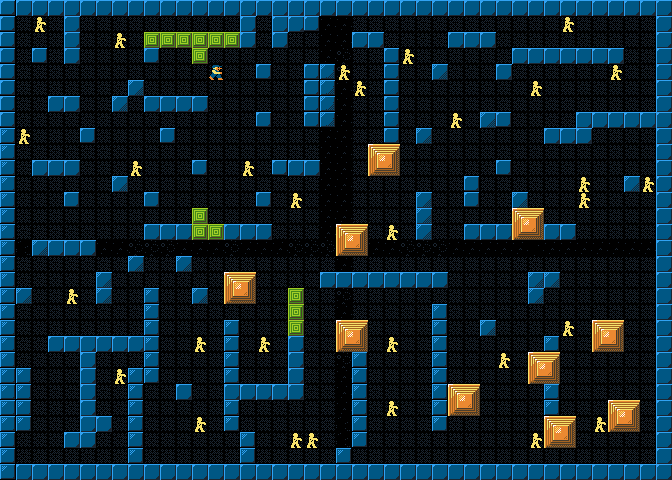

Rendered tile map (Tiled .tmx) drawn with the repository's tilesets; below, a short description and the full map source, tile grids included:
An orthogonal 42x30 tile map with 16x16 px tiles, 2 tile layers (tiles, objects), 2 tilesets.

<map version="1.0" orientation="orthogonal" renderorder="right-down" width="42" height="30" tilewidth="16" tileheight="16" nextobjectid="7">
 <tileset firstgid="1" name="layerBG" tilewidth="16" tileheight="16" tilecount="72" columns="8">
  <image source="../layerBG.png" width="128" height="144" />
 </tileset>
 <tileset firstgid="73" name="editor_obj" tilewidth="16" tileheight="16" tilecount="16" columns="4">
  <image source="../editor_obj.png" width="64" height="64" />
 </tileset>
 <layer name="tiles" width="42" height="30">
  <data encoding="csv">
20,29,29,29,29,29,29,29,29,29,29,29,29,29,29,29,29,29,29,29,29,29,29,29,29,29,29,29,29,29,29,29,29,29,29,29,29,29,29,29,29,29,
20,7,7,7,29,7,7,7,7,7,7,7,7,7,7,29,7,29,29,20,1,1,7,7,7,7,7,7,7,7,7,7,7,7,7,7,7,7,7,7,7,29,
20,7,7,7,29,7,7,7,7,23,23,23,23,23,23,29,7,29,7,7,1,1,29,29,7,7,7,7,29,29,29,7,7,7,7,7,7,7,7,7,7,29,
20,7,20,7,29,7,7,7,7,20,7,7,23,7,7,7,7,7,7,7,1,3,7,7,20,7,7,7,7,7,7,7,29,29,29,29,29,29,29,7,7,29,
20,7,7,7,7,7,7,7,7,7,7,7,7,7,7,7,20,7,7,20,21,3,7,7,20,7,7,30,7,7,7,29,7,7,7,7,7,7,7,7,7,29,
20,7,7,7,7,7,7,7,30,7,7,7,7,7,7,7,7,7,7,20,21,1,7,7,20,7,7,7,7,7,7,7,7,7,7,7,7,7,7,7,7,29,
20,7,7,29,29,7,7,30,7,29,29,29,29,7,7,7,7,7,7,20,21,1,7,7,20,7,7,7,7,7,7,7,7,7,7,7,7,7,7,7,7,29,
20,7,7,7,7,7,7,7,7,7,7,7,7,7,7,7,20,7,7,20,21,1,7,7,20,7,7,7,7,7,30,20,7,7,7,7,29,29,29,29,29,29,
19,7,7,7,7,20,7,7,7,7,20,7,7,7,7,7,7,7,7,7,1,1,7,7,20,7,30,7,7,7,7,7,7,7,29,29,29,7,7,7,7,29,
19,7,7,7,7,7,7,7,7,7,7,7,7,7,7,7,7,7,7,7,1,1,7,43,44,7,7,7,7,7,7,7,7,7,7,7,7,7,7,7,7,29,
19,7,29,29,29,7,7,7,7,7,7,7,20,7,7,7,7,20,29,29,1,1,7,51,52,7,7,7,7,7,7,20,7,7,7,7,7,7,7,7,7,29,
19,7,7,7,7,7,7,30,7,7,7,7,7,7,7,7,7,7,7,7,1,1,7,7,7,7,7,7,7,20,7,7,7,7,7,7,7,7,7,30,7,29,
19,7,7,7,20,7,7,7,7,20,7,7,7,7,7,7,20,7,7,7,1,1,7,7,7,7,30,7,7,20,7,7,30,7,7,7,7,7,7,7,7,29,
19,7,7,7,7,7,7,7,7,7,7,7,23,7,7,7,7,7,7,7,1,1,7,7,7,7,30,7,7,7,7,7,43,44,7,7,7,7,7,7,7,29,
19,7,7,7,7,7,7,7,7,29,29,29,23,23,29,29,29,7,7,7,1,43,44,7,7,7,30,7,7,29,29,29,51,52,29,29,7,7,7,7,7,29,
19,2,30,29,29,29,1,1,3,3,3,1,1,1,3,1,1,1,3,3,3,51,52,1,1,3,3,3,1,1,1,1,1,4,1,1,1,1,1,1,1,29,
19,7,7,7,7,7,7,7,30,7,7,30,7,7,7,7,7,7,7,7,7,1,7,7,7,7,7,7,7,7,7,7,7,7,7,7,7,7,7,7,7,29,
19,7,7,7,7,7,30,7,7,7,7,7,7,7,43,44,7,7,7,7,29,29,29,29,29,29,29,29,7,7,7,7,7,30,30,7,7,7,7,7,7,29,
19,30,7,7,7,7,30,7,7,19,7,7,30,7,51,52,7,7,23,7,7,3,7,7,7,7,7,7,7,7,7,7,7,30,7,7,7,7,7,7,7,29,
19,7,7,7,7,7,7,7,7,19,7,7,7,7,7,7,7,7,23,7,7,1,7,7,7,7,7,19,7,7,7,7,7,7,7,7,7,7,7,7,7,29,
19,7,7,7,7,7,7,7,7,19,7,7,7,7,19,7,7,7,23,7,7,43,44,7,7,7,7,19,7,7,30,7,7,7,7,7,7,43,44,7,7,29,
19,7,7,29,29,29,29,29,29,19,7,7,7,7,19,7,7,7,29,7,7,51,52,7,7,7,7,19,7,7,7,7,7,7,19,7,7,51,52,7,7,29,
19,7,7,7,7,29,7,7,7,19,7,7,7,7,19,7,7,7,29,7,7,3,19,7,7,7,7,19,7,7,7,7,7,43,44,7,7,7,7,7,7,29,
19,19,7,7,7,29,7,7,19,19,7,7,7,7,19,7,7,7,29,7,7,1,19,7,7,7,7,19,7,7,7,7,7,51,52,7,7,7,7,7,7,29,
19,19,7,7,7,29,7,7,19,7,7,29,7,7,29,29,29,29,29,7,7,1,19,7,7,7,7,19,43,44,7,7,7,7,19,7,7,7,7,7,7,29,
19,19,7,7,7,29,7,7,19,7,7,7,7,7,19,7,7,7,7,7,7,1,19,7,7,7,7,19,51,52,7,7,7,7,19,7,7,7,43,44,7,29,
19,19,7,7,7,29,29,7,19,7,7,7,7,7,19,7,7,7,7,7,7,2,19,7,7,7,7,19,7,7,7,7,7,7,43,44,7,7,51,52,7,29,
19,7,7,7,29,29,7,7,19,7,7,7,7,7,7,19,7,7,7,7,7,2,19,7,7,7,7,7,7,7,7,7,7,7,51,52,7,7,7,7,7,29,
19,7,7,7,7,7,7,7,19,7,7,7,7,7,7,19,7,7,7,7,7,19,7,7,7,7,7,7,7,7,7,7,7,7,7,7,7,7,7,7,7,29,
19,29,29,29,29,29,29,29,29,29,29,29,29,29,29,29,29,29,29,29,29,29,29,29,29,29,29,29,29,29,29,29,29,29,29,29,29,29,29,29,29,29
</data>
 </layer>
 <layer name="objects" width="42" height="30">
  <data encoding="csv">
0,0,0,0,0,0,0,0,0,0,0,0,0,0,0,0,0,0,0,0,0,0,0,0,0,0,0,0,0,0,0,0,0,0,0,0,0,0,0,0,0,0,
0,0,77,0,0,0,0,0,0,0,0,0,0,0,0,0,0,0,0,0,0,0,0,0,0,0,0,0,0,0,0,0,0,0,0,77,0,0,0,0,0,0,
0,0,0,0,0,0,0,77,0,0,0,0,0,0,0,0,0,0,0,0,0,0,0,0,0,0,0,0,0,0,0,0,0,0,0,0,0,0,0,0,0,0,
0,0,0,0,0,0,0,0,0,0,0,0,0,0,0,0,0,0,0,0,0,0,0,0,0,77,0,0,0,0,0,0,0,0,0,0,0,0,0,0,0,0,
0,0,0,0,0,0,0,0,0,0,0,0,0,73,0,0,0,0,0,0,0,77,0,0,0,0,0,0,0,0,0,0,0,0,0,0,0,0,77,0,0,0,
0,0,0,0,0,0,0,0,0,0,0,0,0,0,0,0,0,0,0,0,0,0,77,0,0,0,0,0,0,0,0,0,0,77,0,0,0,0,0,0,0,0,
0,0,0,0,0,0,0,0,0,0,0,0,0,0,0,0,0,0,0,0,0,0,0,0,0,0,0,0,0,0,0,0,0,0,0,0,0,0,0,0,0,0,
0,0,0,0,0,0,0,0,0,0,0,0,0,0,0,0,0,0,0,0,0,0,0,0,0,0,0,0,77,0,0,0,0,0,0,0,0,0,0,0,0,0,
0,77,0,0,0,0,0,0,0,0,0,0,0,0,0,0,0,0,0,0,0,0,0,0,0,0,0,0,0,0,0,0,0,0,0,0,0,0,0,0,0,0,
0,0,0,0,0,0,0,0,0,0,0,0,0,0,0,0,0,0,0,0,0,0,0,0,0,0,0,0,0,0,0,0,0,0,0,0,0,0,0,0,0,0,
0,0,0,0,0,0,0,0,77,0,0,0,0,0,0,77,0,0,0,0,0,0,0,0,0,0,0,0,0,0,0,0,0,0,0,0,0,0,0,0,0,0,
0,0,0,0,0,0,0,0,0,0,0,0,0,0,0,0,0,0,0,0,0,0,0,0,0,0,0,0,0,0,0,0,0,0,0,0,77,0,0,0,77,0,
0,0,0,0,0,0,0,0,0,0,0,0,0,0,0,0,0,0,77,0,0,0,0,0,0,0,0,0,0,0,0,0,0,0,0,0,77,0,0,0,0,0,
0,0,0,0,0,0,0,0,0,0,0,0,0,0,0,0,0,0,0,0,0,0,0,0,0,0,0,0,0,0,0,0,0,0,0,0,0,0,0,0,0,0,
0,0,0,0,0,0,0,0,0,0,0,0,0,0,0,0,0,0,0,0,0,0,0,0,77,0,0,0,0,0,0,0,0,0,0,0,0,0,0,0,0,0,
0,0,0,0,0,0,0,0,0,0,0,0,0,0,0,0,0,0,0,0,0,0,0,0,0,0,0,0,0,0,0,0,0,0,0,0,0,0,0,0,0,0,
0,0,0,0,0,0,0,0,0,0,0,0,0,0,0,0,0,0,0,0,0,0,0,0,0,0,0,0,0,0,0,0,0,0,0,0,0,0,0,0,0,0,
0,0,0,0,0,0,0,0,0,0,0,0,0,0,0,0,0,0,0,0,0,0,0,0,0,0,0,0,0,0,0,0,0,0,0,0,0,0,0,0,0,0,
0,0,0,0,77,0,0,0,0,0,0,0,0,0,0,0,0,0,0,0,0,0,0,0,0,0,0,0,0,0,0,0,0,0,0,0,0,0,0,0,0,0,
0,0,0,0,0,0,0,0,0,0,0,0,0,0,0,0,0,0,0,0,0,0,0,0,0,0,0,0,0,0,0,0,0,0,0,0,0,0,0,0,0,0,
0,0,0,0,0,0,0,0,0,0,0,0,0,0,0,0,0,0,0,0,0,0,0,0,0,0,0,0,0,0,0,0,0,0,0,77,0,0,0,0,0,0,
0,0,0,0,0,0,0,0,0,0,0,0,77,0,0,0,77,0,0,0,0,0,0,0,77,0,0,0,0,0,0,0,0,0,0,0,0,0,0,0,0,0,
0,0,0,0,0,0,0,0,0,0,0,0,0,0,0,0,0,0,0,0,0,0,0,0,0,0,0,0,0,0,0,77,0,0,0,0,0,0,0,0,0,0,
0,0,0,0,0,0,0,77,0,0,0,0,0,0,0,0,0,0,0,0,0,0,0,0,0,0,0,0,0,0,0,0,0,0,0,0,0,0,0,0,0,0,
0,0,0,0,0,0,0,0,0,0,0,0,0,0,0,0,0,0,0,0,0,0,0,0,0,0,0,0,0,0,0,0,0,0,0,0,0,0,0,0,0,0,
0,0,0,0,0,0,0,0,0,0,0,0,0,0,0,0,0,0,0,0,0,0,0,0,77,0,0,0,0,0,0,0,0,0,0,0,0,0,0,0,0,0,
0,0,0,0,0,0,0,0,0,0,0,0,77,0,0,0,0,0,0,0,0,0,0,0,0,0,0,0,0,0,0,0,0,0,0,0,0,77,0,0,0,0,
0,0,0,0,0,0,0,0,0,0,0,0,0,0,0,0,0,0,77,77,0,0,0,0,0,0,0,0,0,0,0,0,0,77,0,0,0,0,0,0,0,0,
0,0,0,0,0,0,0,0,0,0,0,0,0,0,0,0,0,0,0,0,0,0,0,0,0,0,0,0,0,0,0,0,0,0,0,0,0,0,0,0,0,0,
0,0,0,0,0,0,0,0,0,0,0,0,0,0,0,0,0,0,0,0,0,0,0,0,0,0,0,0,0,0,0,0,0,0,0,0,0,0,0,0,0,0
</data>
 </layer>
</map>